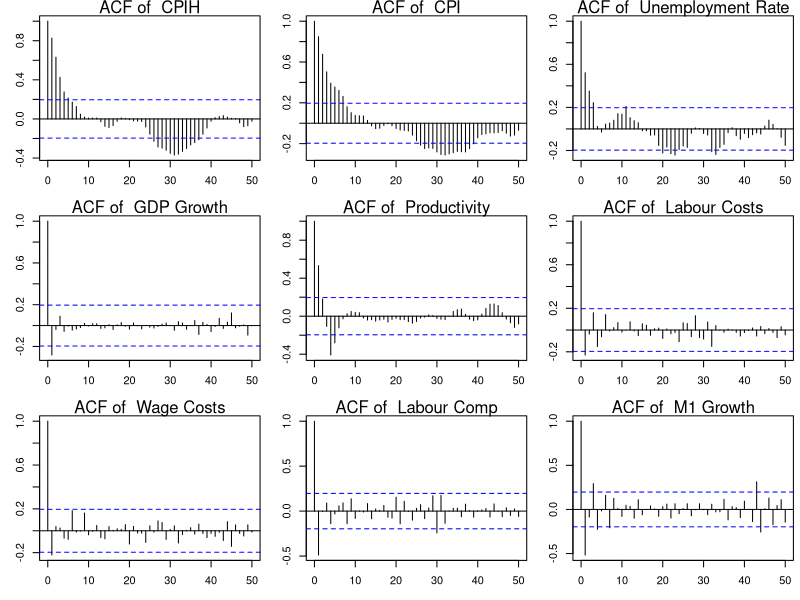
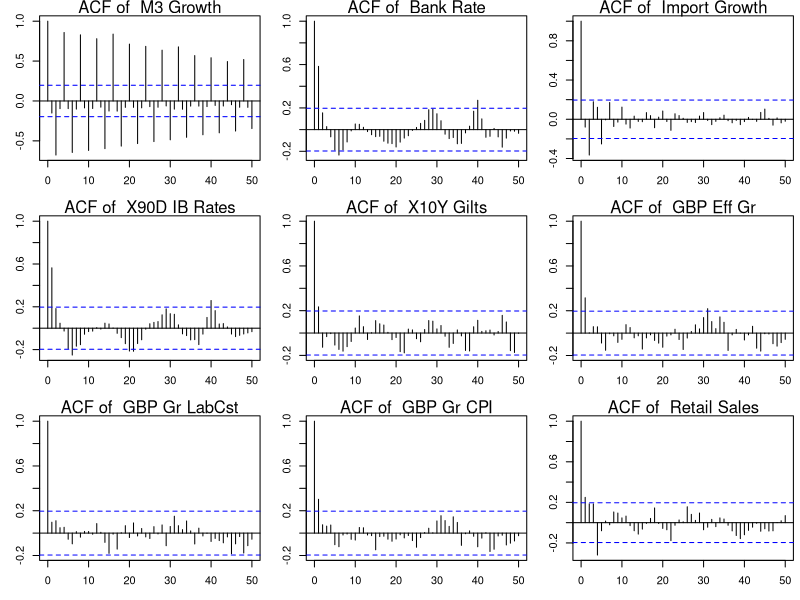

These figures' R source, in order:
library(forecast)

inflation.variates.data <- read.csv("../Datasets/CPIH_Quarterly_Reduced.csv", header = T)

# ACF
layout(matrix(1:9, byrow=TRUE, ncol=3,nrow=3))
par(mar=c(3, 3, 1.2, 0.5))
for (i in 2:10) {
  header <- colnames(inflation.variates.data)[i]
  header <- gsub(".", " ", header, fixed = T)
  data <- inflation.variates.data[, i]
  d <- auto.arima(data)$arma[6]
  if (d > 0) data <- diff(data, difference = d)
  autocorr <- acf(data, type = "correlation", plot = F, lag.max = 50)
  plot(autocorr)
  mtext(paste("ACF of ", header))
}
for (i in 11:ncol(inflation.variates.data)) {
  header <- colnames(inflation.variates.data)[i]
  header <- gsub(".", " ", header, fixed = T)
  data <- inflation.variates.data[, i]
  d <- auto.arima(data)$arma[6]
  if (d > 0) data <- diff(data, difference = d)
  autocorr <- acf(data, type = "correlation", plot = F, lag.max = 50)
  plot(autocorr)
  mtext(paste("ACF of ", header))
}